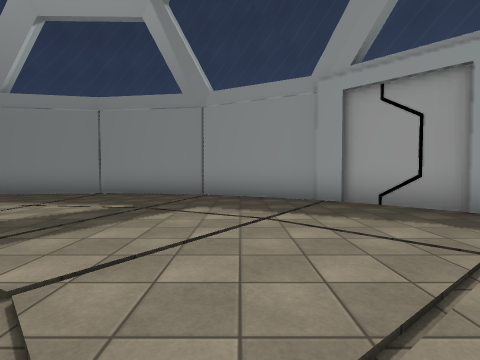
view 1 (above)

16 first-person views from a walk through a 3-D level made in the Unity game engine. The camera is 1.3 m above the floor, tilts 2° down and sees 85° across. The floor is counted in squares, 2 m on a side. Each view is taken from the middle of a square. On the plan, view 1 faces up. The plan holds only what a view shows up to about 9 squares ahead; the rest is blank. The place goes on beyond the plan. The player is left out. Door leaves are left out, so doorways stand open. Some surface patterns are stand-ins.

view 2
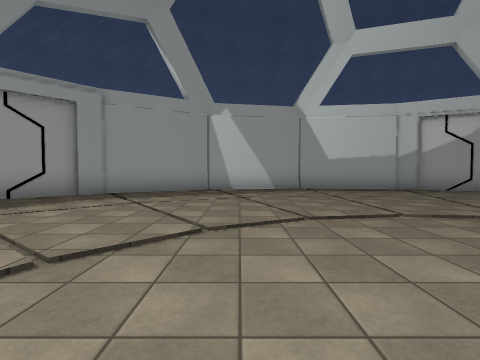

view 3
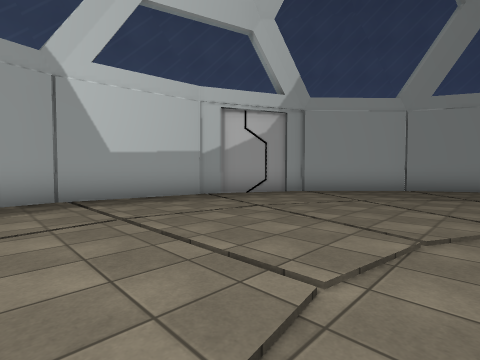

view 4
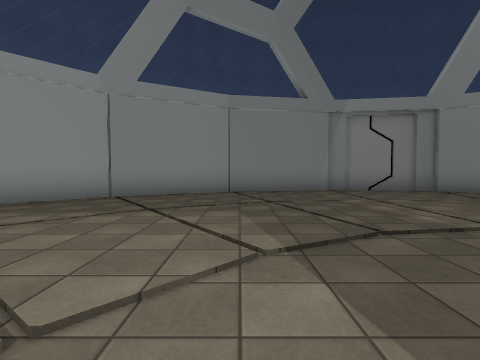

view 5
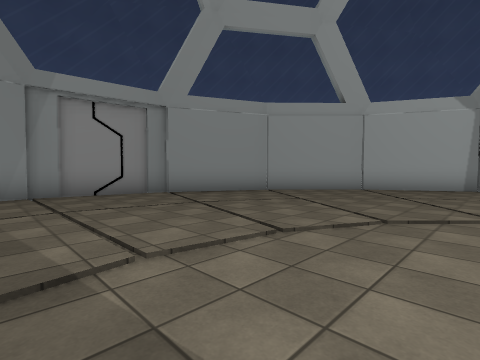

view 6
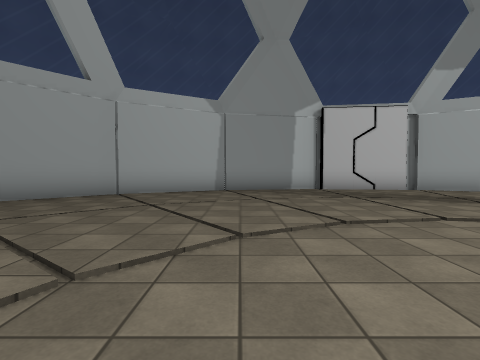

view 7
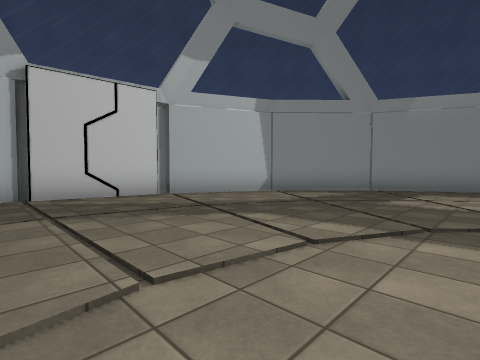

view 8
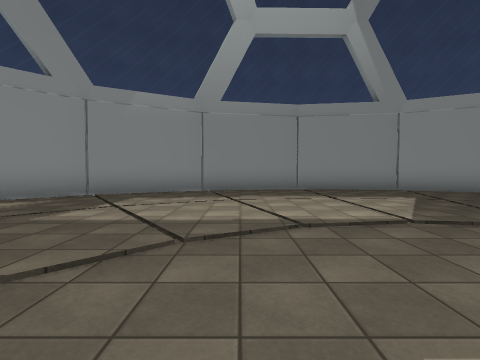

view 9
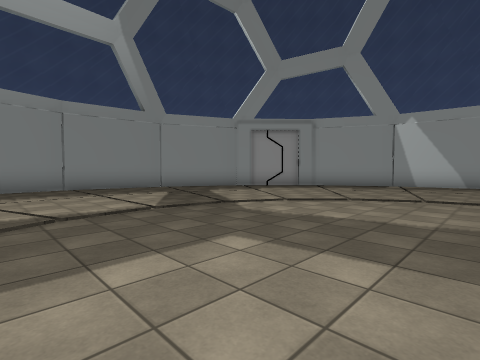

view 10
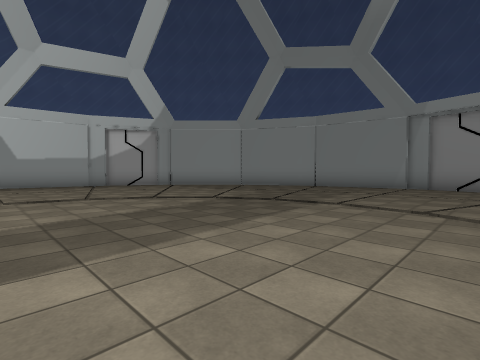

view 11
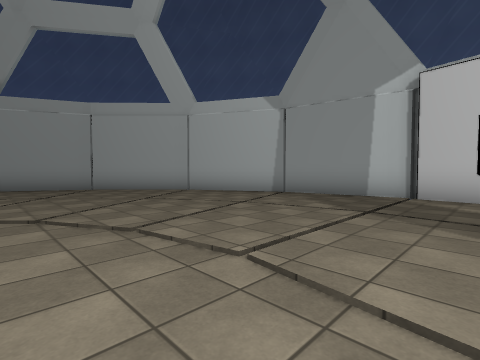

view 12
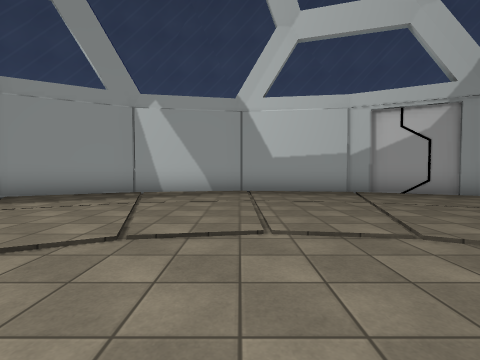

view 13
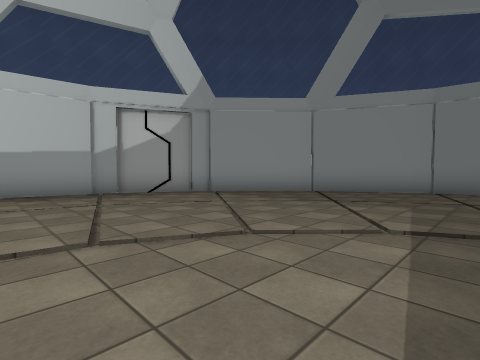

view 14
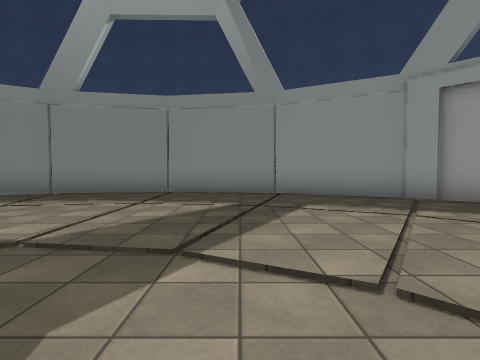

view 15
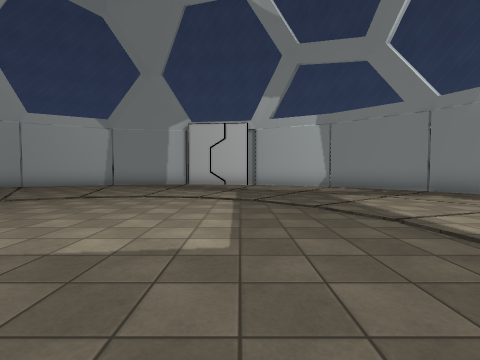

view 16
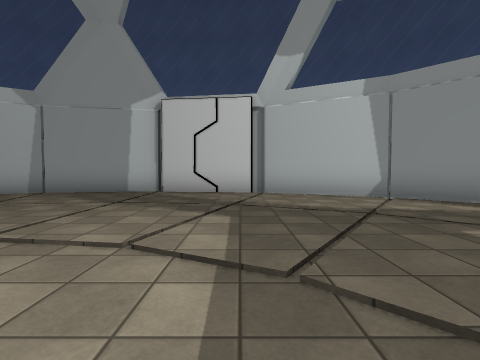

### Floor plan
Points are (right, up) in squares from view 1. A wall is a line through its corners. A room is listed if a view was taken in it or the views show most of it. See-through windows are left out.
Room 1 (views 1, 2, 3, 4, 5, 6, 7, 8, 9, 10, 11, 12, 13, 14, 15, 16)
walls: (2.2, 5.4) (1.6, 6) (-1, 7.3) (-4.1, 7.7) (-7.2, 7.1) (-9.9, 5.7) (-12.1, 3.5) (-13.4, 0.7); (-13.9, -2.4) (-13.3, -5.5) (-11.8, -8.2) (-9.6, -10.4) (-6.8, -11.7); (-13.6, 0.8) (-13.6, 0.3); (5.6, -5.1) (6, -2) (5.5, 1) (4.3, 3.2); (5.5, -5.5) (5.7, -5.1); (-3.8, -12.2) (-0.7, -11.6) (2, -10.2) (4.2, -7.9); (-4.4, -12.2) (-3.7, -12.3); (-6.9, -11.8) (-6.4, -11.9)
objects: other object (-14, -2); other object (-14, -1); other object (-6, -13) to (-6, -12); other object (-5, -13); other object (3, 5) to (3, 6); other object (4, 4) to (4, 5); other object (5, -8) to (5, -7); other object (6, -7) to (6, -6)

Where each view was taken, in squares from view 1:
view 1: 0 up, 0 right, facing up
view 2: 0 up, 3 left, facing right
view 3: 1 down, 0 right, facing down-right
view 4: 4 down, 1 left, facing down
view 5: 5 down, 3 left, facing down-left
view 6: 5 down, 5 left, facing left
view 7: 3 down, 7 left, facing up-left
view 8: 1 down, 6 left, facing up
view 9: 2 down, 6 left, facing up-right
view 10: 2 down, 6 left, facing down-right
view 11: 1 down, 7 left, facing down-left
view 12: 2 down, 2 left, facing right
view 13: 3 down, 2 left, facing down-right
view 14: 0 up, 2 left, facing up
view 15: 0 up, 2 left, facing left
view 16: 0 up, 6 left, facing left
